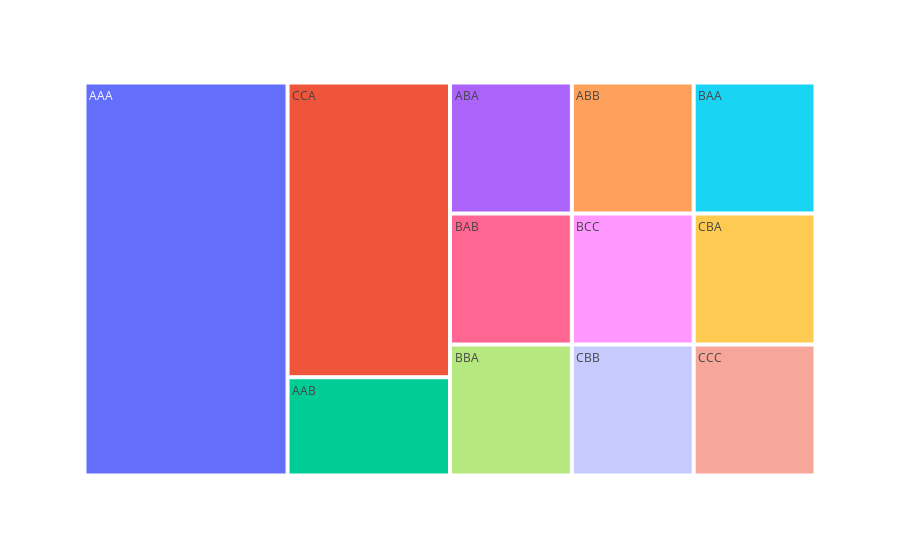

Write notebook code for a chart like this one.
### Code cell
fig = px.treemap(groups, path=['final_group'], values='perc')
fig.show()

### Figure 1 — Plotly figure (JSON) as saved in the notebook; plotly's stock layout.template omitted (floating-point values rounded to 4 significant figures)
{"data": [{"branchvalues": "total", "domain": {"x": [0, 1], "y": [0, 1]}, "hovertemplate": "labels=%{label}<br>perc=%{value}<br>parent=%{parent}<br>id=%{id}<extra></extra>", "ids": ["AAA", "AAB", "ABA", "ABB", "BAA", "BAB", "BBA", "BCC", "CBA", "CBB", "CCA", "CCC"], "labels": ["AAA", "AAB", "ABA", "ABB", "BAA", "BAB", "BBA", "BCC", "CBA", "CBB", "CCA", "CCC"], "name": "", "parents": ["", "", "", "", "", "", "", "", "", "", "", ""], "type": "treemap", "values": [0.2778, 0.05556, 0.05556, 0.05556, 0.05556, 0.05556, 0.05556, 0.05556, 0.05556, 0.05556, 0.1667, 0.05556]}], "layout": {"autosize": true, "legend": {"tracegroupgap": 0}, "margin": {"t": 60}}}
